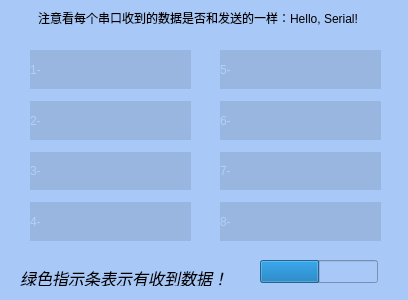
<?xml version="1.0" encoding="UTF-8"?>
<ui version="4.0">
 <class>Serial</class>
 <widget class="QWidget" name="Serial">
  <property name="enabled">
   <bool>true</bool>
  </property>
  <property name="geometry">
   <rect>
    <x>0</x>
    <y>0</y>
    <width>408</width>
    <height>300</height>
   </rect>
  </property>
  <property name="windowTitle">
   <string>Serial Test - by Dragon</string>
  </property>
  <property name="windowIcon">
   <iconset>
    <normaloff>dragon.ico</normaloff>dragon.ico</iconset>
  </property>
  <property name="styleSheet">
   <string notr="true">background-color: rgb(168, 200, 247);</string>
  </property>
  <widget class="QLabel" name="label_9">
   <property name="geometry">
    <rect>
     <x>30</x>
     <y>10</y>
     <width>336</width>
     <height>16</height>
    </rect>
   </property>
   <property name="font">
    <font>
     <family>Arial</family>
    </font>
   </property>
   <property name="text">
    <string>注意看每个串口收到的数据是否和发送的一样：Hello, Serial!</string>
   </property>
   <property name="alignment">
    <set>Qt::AlignCenter</set>
   </property>
  </widget>
  <widget class="QLabel" name="label_10">
   <property name="geometry">
    <rect>
     <x>20</x>
     <y>270</y>
     <width>221</width>
     <height>16</height>
    </rect>
   </property>
   <property name="font">
    <font>
     <family>Arial</family>
     <pointsize>12</pointsize>
     <weight>50</weight>
     <italic>true</italic>
     <bold>false</bold>
    </font>
   </property>
   <property name="text">
    <string>绿色指示条表示有收到数据！</string>
   </property>
  </widget>
  <widget class="QWidget" name="layoutWidget">
   <property name="geometry">
    <rect>
     <x>20</x>
     <y>40</y>
     <width>181</width>
     <height>211</height>
    </rect>
   </property>
   <property name="font">
    <font>
     <family>Arial</family>
     <weight>50</weight>
     <bold>false</bold>
    </font>
   </property>
   <layout class="QVBoxLayout" name="verticalLayout" stretch="0,0,0,0">
    <property name="spacing">
     <number>12</number>
    </property>
    <property name="sizeConstraint">
     <enum>QLayout::SetDefaultConstraint</enum>
    </property>
    <property name="leftMargin">
     <number>10</number>
    </property>
    <property name="topMargin">
     <number>10</number>
    </property>
    <property name="rightMargin">
     <number>10</number>
    </property>
    <property name="bottomMargin">
     <number>10</number>
    </property>
    <item>
     <widget class="QLabel" name="label_1">
      <property name="enabled">
       <bool>true</bool>
      </property>
      <property name="font">
       <font>
        <family>Arial</family>
        <weight>50</weight>
        <bold>false</bold>
        <kerning>true</kerning>
       </font>
      </property>
      <property name="styleSheet">
       <string notr="true">background-color: rgb(152, 182, 223);
color: rgb(174, 209, 255);</string>
      </property>
      <property name="text">
       <string>1-</string>
      </property>
     </widget>
    </item>
    <item>
     <widget class="QLabel" name="label_2">
      <property name="font">
       <font>
        <family>Arial</family>
        <weight>50</weight>
        <bold>false</bold>
       </font>
      </property>
      <property name="styleSheet">
       <string notr="true">background-color: rgb(152, 182, 223);
color: rgb(174, 209, 255);</string>
      </property>
      <property name="text">
       <string>2-</string>
      </property>
     </widget>
    </item>
    <item>
     <widget class="QLabel" name="label_3">
      <property name="font">
       <font>
        <family>Arial</family>
        <weight>50</weight>
        <bold>false</bold>
       </font>
      </property>
      <property name="styleSheet">
       <string notr="true">background-color: rgb(152, 182, 223);
color: rgb(174, 209, 255);</string>
      </property>
      <property name="text">
       <string>3-</string>
      </property>
     </widget>
    </item>
    <item>
     <widget class="QLabel" name="label_4">
      <property name="font">
       <font>
        <family>Arial</family>
        <weight>50</weight>
        <bold>false</bold>
       </font>
      </property>
      <property name="styleSheet">
       <string notr="true">background-color: rgb(152, 182, 223);
color: rgb(174, 209, 255);</string>
      </property>
      <property name="text">
       <string>4-</string>
      </property>
     </widget>
    </item>
   </layout>
  </widget>
  <widget class="QWidget" name="layoutWidget_2">
   <property name="geometry">
    <rect>
     <x>210</x>
     <y>40</y>
     <width>181</width>
     <height>211</height>
    </rect>
   </property>
   <property name="font">
    <font>
     <family>Arial</family>
     <weight>50</weight>
     <bold>false</bold>
    </font>
   </property>
   <layout class="QVBoxLayout" name="verticalLayout_2" stretch="0,0,0,0">
    <property name="spacing">
     <number>12</number>
    </property>
    <property name="sizeConstraint">
     <enum>QLayout::SetDefaultConstraint</enum>
    </property>
    <property name="leftMargin">
     <number>10</number>
    </property>
    <property name="topMargin">
     <number>10</number>
    </property>
    <property name="rightMargin">
     <number>10</number>
    </property>
    <property name="bottomMargin">
     <number>10</number>
    </property>
    <item>
     <widget class="QLabel" name="label_5">
      <property name="enabled">
       <bool>true</bool>
      </property>
      <property name="font">
       <font>
        <family>Arial</family>
        <weight>50</weight>
        <bold>false</bold>
       </font>
      </property>
      <property name="styleSheet">
       <string notr="true">background-color: rgb(152, 182, 223);
color: rgb(174, 209, 255);</string>
      </property>
      <property name="text">
       <string>5-</string>
      </property>
     </widget>
    </item>
    <item>
     <widget class="QLabel" name="label_6">
      <property name="font">
       <font>
        <family>Arial</family>
        <weight>50</weight>
        <bold>false</bold>
       </font>
      </property>
      <property name="styleSheet">
       <string notr="true">background-color: rgb(152, 182, 223);
color: rgb(174, 209, 255);</string>
      </property>
      <property name="text">
       <string>6-</string>
      </property>
     </widget>
    </item>
    <item>
     <widget class="QLabel" name="label_7">
      <property name="font">
       <font>
        <family>Arial</family>
        <weight>50</weight>
        <bold>false</bold>
       </font>
      </property>
      <property name="styleSheet">
       <string notr="true">background-color: rgb(152, 182, 223);
color: rgb(174, 209, 255);</string>
      </property>
      <property name="text">
       <string>7-</string>
      </property>
     </widget>
    </item>
    <item>
     <widget class="QLabel" name="label_8">
      <property name="font">
       <font>
        <family>Arial</family>
        <weight>50</weight>
        <bold>false</bold>
       </font>
      </property>
      <property name="styleSheet">
       <string notr="true">background-color: rgb(152, 182, 223);
color: rgb(174, 209, 255);</string>
      </property>
      <property name="text">
       <string>8-</string>
      </property>
     </widget>
    </item>
   </layout>
  </widget>
  <widget class="QProgressBar" name="progressBar">
   <property name="geometry">
    <rect>
     <x>260</x>
     <y>260</y>
     <width>118</width>
     <height>23</height>
    </rect>
   </property>
   <property name="value">
    <number>50</number>
   </property>
   <property name="textVisible">
    <bool>false</bool>
   </property>
  </widget>
 </widget>
 <resources/>
 <connections/>
</ui>
